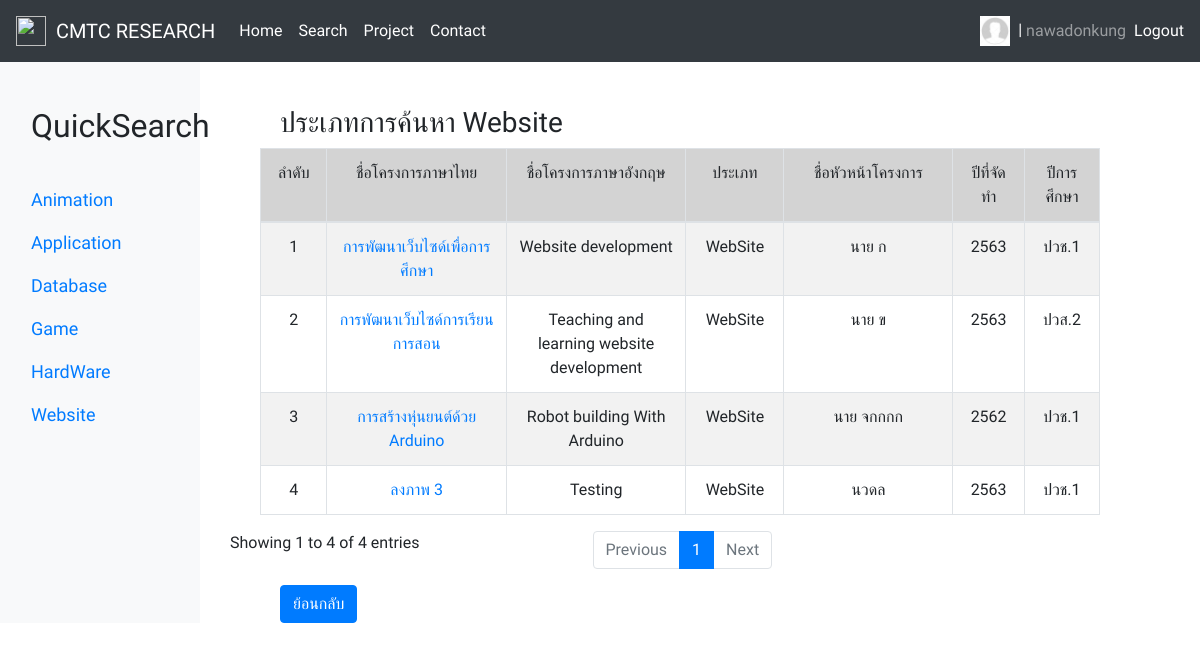
The page /QuickSearchPage/QuickSearchWebsite.php (signed in) on the database its author committed.
### tables this page shows
CREATE TABLE `users` (
  `id` int(11) NOT NULL,
  `username` varchar(255) NOT NULL,
  `email` varchar(255) NOT NULL,
  `password` varchar(255) NOT NULL,
  `firstname` varchar(32) NOT NULL,
  `lastname` varchar(32) NOT NULL,
  `birthday` date NOT NULL,
  `userphotoicon` varchar(255) DEFAULT NULL,
  `phonenumber` int(64) DEFAULT NULL,
  `timestamp` timestamp NOT NULL DEFAULT current_timestamp() ON UPDATE current_timestamp()
);

CREATE TABLE `researchs` (
  `research_No` int(64) NOT NULL,
  `research_NameThai` varchar(64) NOT NULL,
  `research_NameEnglish` varchar(64) NOT NULL,
  `research_Image` varchar(255) DEFAULT NULL,
  `research_Type` varchar(64) NOT NULL,
  `research_ProjectLeaderName` varchar(64) NOT NULL,
  `research_ProjectLeaderEmail` varchar(64) NOT NULL,
  `research_AdvisorName` varchar(64) NOT NULL,
  `research_YearCompletion` int(4) NOT NULL,
  `research_StudentClass` varchar(64) NOT NULL,
  `research_Member` int(64) NOT NULL,
  `research_Text` text DEFAULT NULL,
  `research_FileWord` varchar(255) DEFAULT NULL,
  `research_FilePDF` varchar(255) DEFAULT NULL,
  `research_TimeStamp` timestamp NOT NULL DEFAULT current_timestamp() ON UPDATE current_timestamp()
);

### QuickSearchPage/QuickSearchWebsite.php (the view, shortened to what this page needs)
<?php
include_once "../Connection/db.php";
?>
<!doctype html>
<html lang="en">
<head>
    <link href="../assets/dist/css/bootstrap.min.css" rel="stylesheet">
    <link rel="stylesheet" href="https://stackpath.bootstrapcdn.com/bootstrap/4.4.1/css/bootstrap.min.css"
>
    <link herf="https://cdn.datatables.net/1.10.22/css/dataTables.bootstrap4.min.css" rel="stylesheet">
</head>
<body>
    <nav class="navbar navbar-expand-lg navbar-dark bg-dark">
    <img src="../img/itcmtc.png" width="30" height="30">
        <a class="navbar-brand" href="#">&nbsp; CMTC RESEARCH</a>
        <div class="collapse navbar-collapse" id="navbarText">
            <ul class="navbar-nav mr-auto">
                <li class="nav-item active">
                    <a class="nav-link" href="http://it.cmtc.ac.th/web2017/">Home</a>
                </li>
                <li class="nav-item active">
                    <a class="nav-link" href="../SearchPage/Search.php">Search</a>
                </li>
                <li class="nav-item active">
                    <a class="nav-link" href="../ProjectPage/Project.php">Project</a>
                </li>
                <li class="nav-item active">
                    <a class="nav-link" href="../ContactPage/Contact.php">Contact</a>
                </li>
            </ul>
            <?php if(!isset($_SESSION["username"])) { ?>
            <span class="navbar-text">
                <a href="../Login/LoginPage.php">Login</a>
            </span>
            <?php } else { ?>
            <span class="navbar-text">
            <?php
            $SESSONID = $_SESSION["id"];
            $readResearch = "SELECT * FROM users WHERE id = $SESSONID";
            $readResearchResult = mysqli_query($conn, $readResearch);
            ?>
            <?php if (mysqli_num_rows($readResearchResult) > 0) { ?>
            <?php while($row = mysqli_fetch_assoc($readResearchResult)) { ?>
                <?php $photo = $row["userphotoicon"] ?>
                <?php if (empty($photo)) {
                $photo = "icon1.jpg";
              } ?>
                <?php if(!isset($_SESSION["admin"])) echo "<a href=\"../Profile/MyProfile.php?id=" . $row["id"] . "\"><img src='../img/usersphoto/".$photo."'width='30' height='30' align='center'></a>" ?>
            <?php } ?>
            <?php } else { ?>
            error
            <?php } ?>
              <a>&nbsp;|&nbsp;</a>
            </span>
            <span class="navbar-text mr-2">
                <?php echo $_SESSION["username"]; ?>
            </span>
            <span class="navbar-text">
                <a href="../Login/Process/LogoutPageProcess.php">Logout</a>
            </span>
            <?php } ?>
        </div>
    </nav>
    <div class="container-fluid">
  <div class="row">
      <nav id="sidebarMenu" class="col-md-3 col-lg-2 d-md-block bg-light sidebar collapse">
        <div class="sidebar-sticky pt-3">
          <ul class="nav flex-column">
          <font size="6"class="d-flex justify-content-between align-items-center px-3 mt-4 mb-1  ">
          <span>QuickSearch</span>
          </font>
            <br>
            <li class="nav-item">
              <a class="nav-link" href="../QuickSearchPage/QuickSearchAnimation.php">
              <font size="4">
              <span>Animation</span>
            </font>
              </a>
            </li>
            <li class="nav-item">
              <a class="nav-link" href="../QuickSearchPage/QuickSearchApplication.php">
              <font size="4">
                Application
                </font>
              </a>
            </li>
            <li class="nav-item">
              <a class="nav-link" href="../QuickSearchPage/QuickSearchDatabase.php">
              <font size="4">
                Database
                </font>
              </a>
            </li>
            <li class="nav-item">
              <a class="nav-link" href="../QuickSearchPage/QuickSearchGame.php">
              <font size="4">
                Game
                </font>
              </a>
            </li>
            <li class="nav-item">
              <a class="nav-link" href="../QuickSearchPage/QuickSearchHardWare.php">
              <font size="4">
                HardWare
                </font>
              </a>
            </li>
            <li class="nav-item">
              <a class="nav-link" href="../QuickSearchPage/QuickSearchWebsite.php">
              <font size="4">
                Website
                </font>
              </a>
            </li>
          </ul>
        </div>
      </nav>
            <div class="col-9">
                <section id="products" class="pt-4">
                    <div class="container">
                        <div><h3 id="gridRight">ประเภทการค้นหา Website</h3></div>
                        <table id="example" class="table table-striped table-bordered" style="width:100%">
                            <thead>
                                <tr style="background-color:#D3D3D3"  align="center">
                                <td  width="4%">ลำดับ</td>
                                    <td  width="20%">ชื่อโครงการภาษาไทย</td>
                                    <td  width="20%">ชื่อโครงการภาษาอังกฤษ</td>
                                    <td  width="9%">ประเภท</td>
                                    <td  width="19%">ชื่อหัวหน้าโครงการ</td>
                                    <td width="9%">ปีที่จัดทำ</td>
                                    <td  width="10%">ปีการศึกษา</td>
                                </tr>
                            </thead>
                            <tbody>
                            <div>
                            <?php
                                $readResearch = "SELECT * FROM researchs WHERE research_Type = 'Website' ";
                                $readResearchResult = mysqli_query($conn, $readResearch);
                                ?>
                                <?php if (mysqli_num_rows($readResearchResult) > 0) { ?>
                                <?php
                                  $number = 0;
                                  while($row = mysqli_fetch_assoc($readResearchResult)) { ?>
                                    <?php $number = $number + 1; ?>
                                    <?php $name = $row["research_NameThai"]; ?>
                                    <tr>
                                        <td  style="text-align:justify:text-justify:inter-word" align="center"><?php echo $number ?></td>
                                        <td  style="text-align:justify:text-justify:inter-word" align="center" >
                                        <?php
                                        echo "<a href=\"../ProjectPage/ProjectDetail.php?id=" . $row["research_No"] . "\">$name</a>";
                                        ?>
                                        </td>
                                        <td  style="text-align:justify:text-justify:inter-word" align="center"><?php echo $row["research_NameEnglish"] ?></td>
                                        <td  style="text-align:justify:text-justify:inter-word" align="center"><?php echo $row["research_Type"] ?></td>
                                        <td  style="text-align:justify:text-justify:inter-word" align="center"><?php echo $row["research_ProjectLeaderName"] ?></td>
                                        <td  style="text-align:justify:text-justify:inter-word" align="center"><?php echo $row["research_YearCompletion"] ?></td>
                                        <td  style="text-align:justify:text-justify:inter-word" align="center"><?php echo $row["research_StudentClass"] ?></td>
                                    </tr>
                                <?php } ?>
                                <?php } else { ?>
                                <?php } ?>
                            </div>
                            </tbody>
                        </table>
                        <a  id="gridLeftTopic" href="../SearchPage/Search.php" class="btn btn-primary">ย้อนกลับ</a>
                    </div>
                </section>
            </div>
        </div>
    </div>
</body>
</html>

### QuickSearchPage/QuickSearchWebsite.php (style rules this page uses)
body { font-family: 'Sarabun', sans-serif; }
table { border-collapse: collapse; margin-right: 30px; margin-left: 30px; }
table, th, td { border: 1px solid black; }
#gridLeft, #gridRight { margin-left: 50px; padding-top: 20px; }
#gridLeftTopic { margin-left: 50px; }

### rows shown on the page
researchs: research_NameThai "การพัฒนาเว็บไซด์เพื่อการศึกษา", research_NameEnglish "Website development", research_Type "WebSite", research_ProjectLeaderName "นาย ก", research_YearCompletion "2563", research_StudentClass "ปวช.1"
researchs: research_NameThai "การพัฒนาเว็บไซด์การเรียนการสอน", research_NameEnglish "Teaching and learning website development", research_Type "WebSite", research_ProjectLeaderName "นาย ข", research_YearCompletion "2563", research_StudentClass "ปวส.2"
researchs: research_NameThai "การสร้างหุ่นยนต์ด้วย Arduino", research_NameEnglish "Robot building With Arduino", research_Type "WebSite", research_ProjectLeaderName "นาย จกกกก", research_YearCompletion "2562", research_StudentClass "ปวช.1"
researchs: research_NameThai "ลงภาพ 3", research_NameEnglish "Testing", research_Type "WebSite", research_ProjectLeaderName "นวดล", research_YearCompletion "2563", research_StudentClass "ปวช.1"

### other values the page prints
$_SESSION["username"] "nawadonkung"
